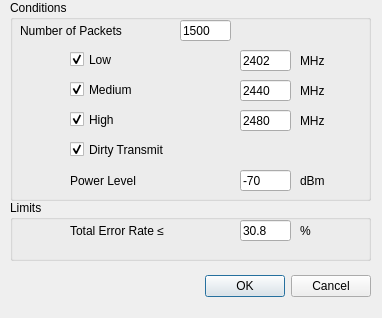
<?xml version="1.0" encoding="UTF-8"?>
<ui version="4.0">
 <class>Setting_Sensitivity</class>
 <widget class="QDialog" name="Setting_Sensitivity">
  <property name="geometry">
   <rect>
    <x>0</x>
    <y>0</y>
    <width>382</width>
    <height>318</height>
   </rect>
  </property>
  <property name="windowTitle">
   <string>Dialog</string>
  </property>
  <widget class="QDialogButtonBox" name="buttonBox">
   <property name="geometry">
    <rect>
     <x>30</x>
     <y>270</y>
     <width>341</width>
     <height>32</height>
    </rect>
   </property>
   <property name="orientation">
    <enum>Qt::Horizontal</enum>
   </property>
   <property name="standardButtons">
    <set>QDialogButtonBox::Cancel|QDialogButtonBox::Ok</set>
   </property>
  </widget>
  <widget class="QGroupBox" name="group_Conditions">
   <property name="geometry">
    <rect>
     <x>10</x>
     <y>0</y>
     <width>361</width>
     <height>201</height>
    </rect>
   </property>
   <property name="title">
    <string>Conditions</string>
   </property>
   <widget class="QLabel" name="label">
    <property name="geometry">
     <rect>
      <x>10</x>
      <y>20</y>
      <width>141</width>
      <height>21</height>
     </rect>
    </property>
    <property name="text">
     <string>Number of Packets</string>
    </property>
   </widget>
   <widget class="QLineEdit" name="le_PacketsNumber">
    <property name="geometry">
     <rect>
      <x>170</x>
      <y>20</y>
      <width>51</width>
      <height>21</height>
     </rect>
    </property>
    <property name="text">
     <string>1500</string>
    </property>
   </widget>
   <widget class="QCheckBox" name="checkBox">
    <property name="geometry">
     <rect>
      <x>60</x>
      <y>50</y>
      <width>91</width>
      <height>19</height>
     </rect>
    </property>
    <property name="text">
     <string>Low</string>
    </property>
    <property name="checked">
     <bool>true</bool>
    </property>
   </widget>
   <widget class="QCheckBox" name="checkBox_2">
    <property name="geometry">
     <rect>
      <x>60</x>
      <y>80</y>
      <width>91</width>
      <height>19</height>
     </rect>
    </property>
    <property name="text">
     <string>Medium</string>
    </property>
    <property name="checked">
     <bool>true</bool>
    </property>
   </widget>
   <widget class="QCheckBox" name="checkBox_3">
    <property name="geometry">
     <rect>
      <x>60</x>
      <y>110</y>
      <width>91</width>
      <height>19</height>
     </rect>
    </property>
    <property name="acceptDrops">
     <bool>false</bool>
    </property>
    <property name="text">
     <string>High</string>
    </property>
    <property name="checked">
     <bool>true</bool>
    </property>
    <property name="tristate">
     <bool>false</bool>
    </property>
   </widget>
   <widget class="QLineEdit" name="le_Low">
    <property name="geometry">
     <rect>
      <x>230</x>
      <y>50</y>
      <width>51</width>
      <height>21</height>
     </rect>
    </property>
    <property name="text">
     <string>2402</string>
    </property>
   </widget>
   <widget class="QLineEdit" name="le_Medium">
    <property name="geometry">
     <rect>
      <x>230</x>
      <y>80</y>
      <width>51</width>
      <height>21</height>
     </rect>
    </property>
    <property name="text">
     <string>2440</string>
    </property>
   </widget>
   <widget class="QLineEdit" name="le_High">
    <property name="geometry">
     <rect>
      <x>230</x>
      <y>110</y>
      <width>51</width>
      <height>21</height>
     </rect>
    </property>
    <property name="text">
     <string>2480</string>
    </property>
   </widget>
   <widget class="QLabel" name="label_2">
    <property name="geometry">
     <rect>
      <x>290</x>
      <y>50</y>
      <width>41</width>
      <height>21</height>
     </rect>
    </property>
    <property name="text">
     <string>MHz</string>
    </property>
   </widget>
   <widget class="QLabel" name="label_3">
    <property name="geometry">
     <rect>
      <x>290</x>
      <y>80</y>
      <width>41</width>
      <height>21</height>
     </rect>
    </property>
    <property name="text">
     <string>MHz</string>
    </property>
   </widget>
   <widget class="QLabel" name="label_4">
    <property name="geometry">
     <rect>
      <x>290</x>
      <y>110</y>
      <width>41</width>
      <height>21</height>
     </rect>
    </property>
    <property name="text">
     <string>MHz</string>
    </property>
   </widget>
   <widget class="QCheckBox" name="cbox_DirtyTransmit">
    <property name="geometry">
     <rect>
      <x>60</x>
      <y>140</y>
      <width>141</width>
      <height>19</height>
     </rect>
    </property>
    <property name="text">
     <string>Dirty Transmit</string>
    </property>
    <property name="checked">
     <bool>true</bool>
    </property>
   </widget>
   <widget class="QLabel" name="label_7">
    <property name="geometry">
     <rect>
      <x>60</x>
      <y>170</y>
      <width>101</width>
      <height>21</height>
     </rect>
    </property>
    <property name="text">
     <string>Power Level</string>
    </property>
   </widget>
   <widget class="QLineEdit" name="le_PowerLevel">
    <property name="geometry">
     <rect>
      <x>230</x>
      <y>170</y>
      <width>51</width>
      <height>21</height>
     </rect>
    </property>
    <property name="text">
     <string>-70</string>
    </property>
   </widget>
   <widget class="QLabel" name="label_8">
    <property name="geometry">
     <rect>
      <x>290</x>
      <y>170</y>
      <width>41</width>
      <height>21</height>
     </rect>
    </property>
    <property name="text">
     <string>dBm</string>
    </property>
   </widget>
  </widget>
  <widget class="QGroupBox" name="group_Limits">
   <property name="geometry">
    <rect>
     <x>10</x>
     <y>200</y>
     <width>361</width>
     <height>61</height>
    </rect>
   </property>
   <property name="title">
    <string>Limits</string>
   </property>
   <widget class="QLabel" name="label_5">
    <property name="geometry">
     <rect>
      <x>60</x>
      <y>20</y>
      <width>161</width>
      <height>21</height>
     </rect>
    </property>
    <property name="text">
     <string>Total Error Rate ≤</string>
    </property>
   </widget>
   <widget class="QLineEdit" name="le_LessTotalErrorRate">
    <property name="geometry">
     <rect>
      <x>230</x>
      <y>20</y>
      <width>51</width>
      <height>21</height>
     </rect>
    </property>
    <property name="text">
     <string>30.8</string>
    </property>
   </widget>
   <widget class="QLabel" name="label_6">
    <property name="geometry">
     <rect>
      <x>290</x>
      <y>20</y>
      <width>41</width>
      <height>21</height>
     </rect>
    </property>
    <property name="text">
     <string>%</string>
    </property>
   </widget>
  </widget>
 </widget>
 <resources/>
 <connections>
  <connection>
   <sender>buttonBox</sender>
   <signal>accepted()</signal>
   <receiver>Setting_Sensitivity</receiver>
   <slot>accept()</slot>
   <hints>
    <hint type="sourcelabel">
     <x>248</x>
     <y>254</y>
    </hint>
    <hint type="destinationlabel">
     <x>157</x>
     <y>274</y>
    </hint>
   </hints>
  </connection>
  <connection>
   <sender>buttonBox</sender>
   <signal>rejected()</signal>
   <receiver>Setting_Sensitivity</receiver>
   <slot>reject()</slot>
   <hints>
    <hint type="sourcelabel">
     <x>316</x>
     <y>260</y>
    </hint>
    <hint type="destinationlabel">
     <x>286</x>
     <y>274</y>
    </hint>
   </hints>
  </connection>
 </connections>
</ui>
